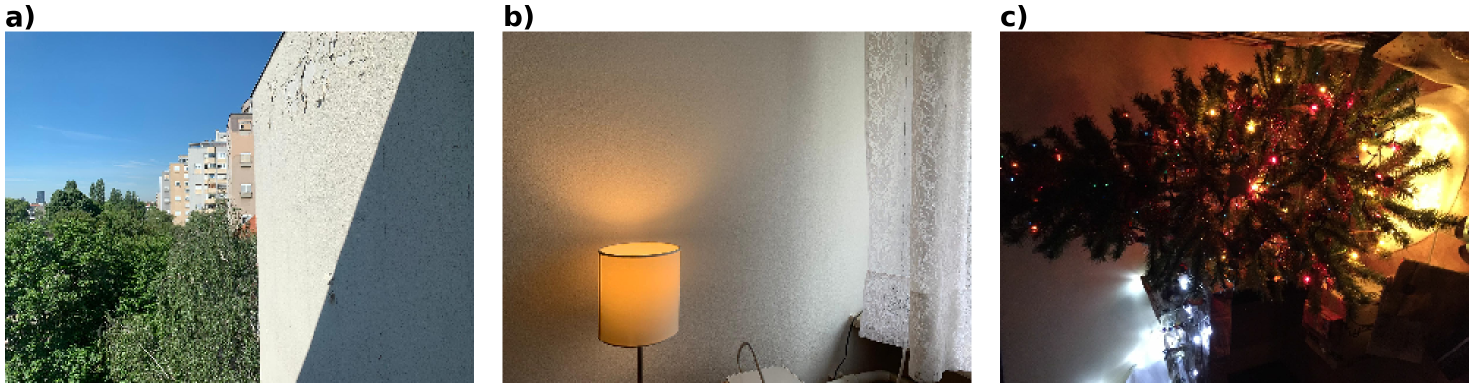
#> input picture images/common_multi.png, 2947 x 776 px, found by its file name (shown at 1/2 size); its folder holds 4 pictures in this run
$ python rotate.py
#> lines starting #> are read from the running program, lines starting #| are printed output that depends on the picture
import cv2
import utils.file_utils as fu
import utils.plotting_utils as pu

import os
path = 'projector_test/projector2/pngs/both/images/'
# path = 'G:\\fax\\diplomski\\Datasets\\third\\ambient6\\both\\images/'
names = os.listdir(path)
left = 'projector_test/projector2/pngs/left/'
right = 'projector_test/projector2/pngs/right/'
for name in names:
    image = cv2.imread(path+name, cv2.IMREAD_UNCHANGED)
#> image is the input picture: shape (776, 2947, 4); mean B, G, R, A 117.7, 126.3, 131.9, 255
    image = cv2.resize(image, (0,0), fx=1/2, fy=1/2)
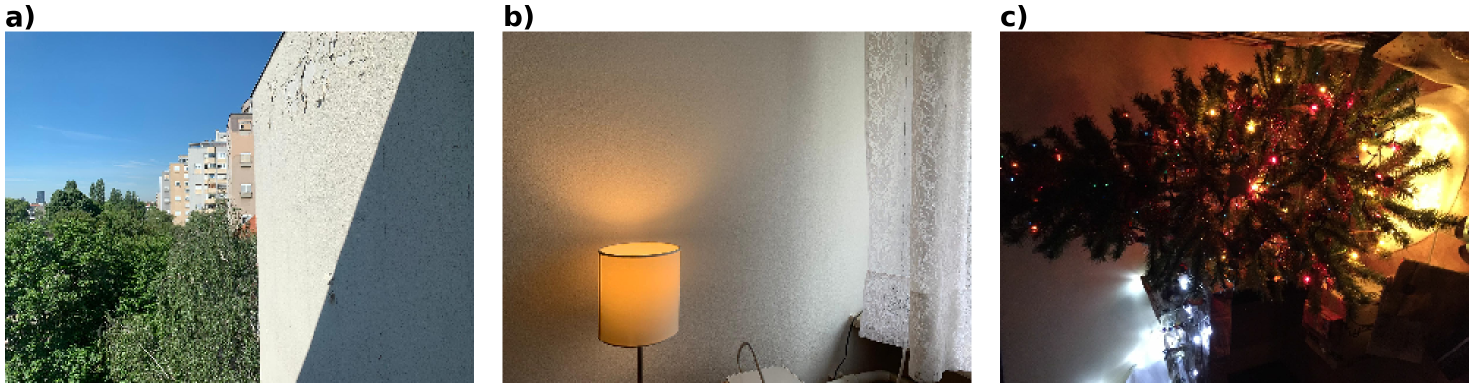
#> image: shape (388, 1474, 4); mean B, G, R, A 117.8, 126.5, 132.1, 255
    cv2.imwrite(path+name, image)
#> pass 2 of the loop `for name in names:`:
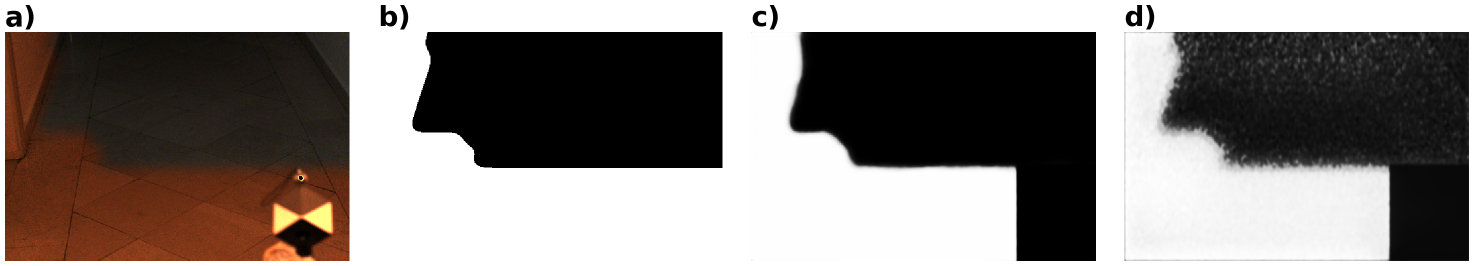
#> input picture images/corrected_models1.png, 2947 x 532 px, found by its file name (shown at 1/2 size)
#> image is the input picture: shape (532, 2947, 4); mean B, G, R, A 124, 127.4, 133.8, 255
#> `image = cv2.resize(image, (0,0), fx=1/2, fy=1/2)`:
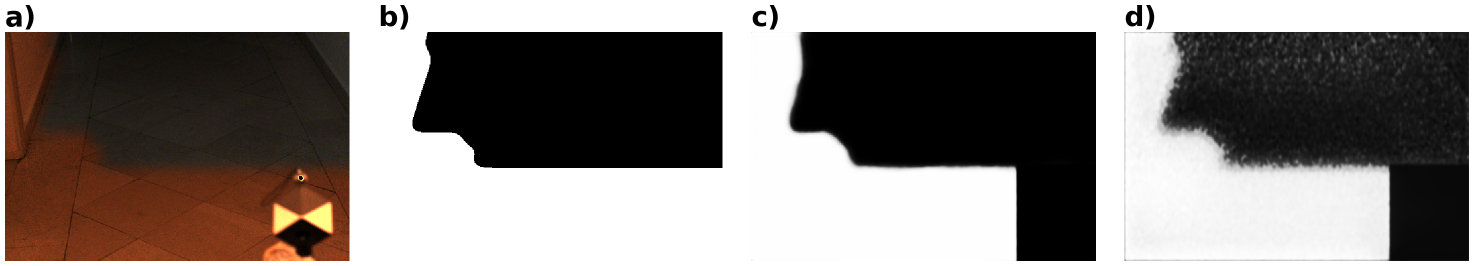
#> image: shape (266, 1474, 4); mean B, G, R, A 124.1, 127.5, 133.9, 255
    # [9 lines of commented-out code are left out]

exit(0)
#> (the program exits here)
